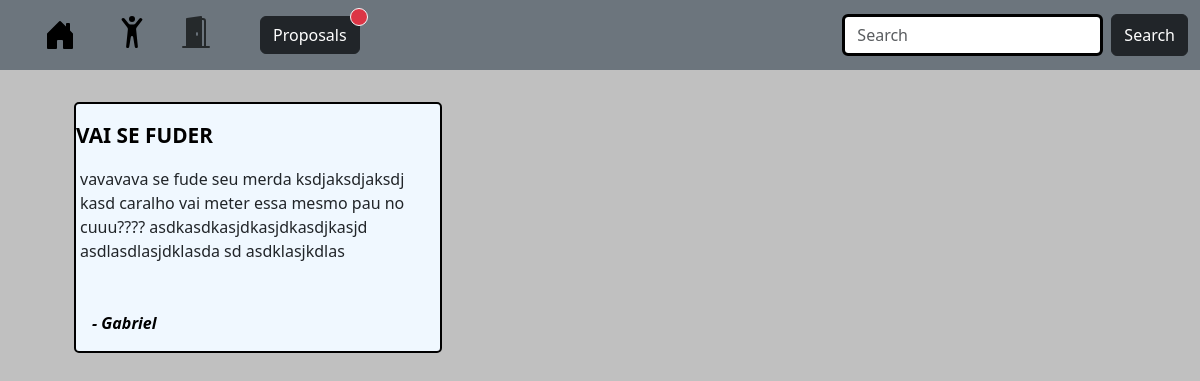
Screenshot of /profile/proposals/waiting (signed in) with the database file from the repository.
### home/models.py (models this page shows, shortened)
class Proposal(models.Model):
    title = models.CharField(_('Title'), max_length=40, blank=False)
    details = models.CharField(_('Details'), max_length=600, blank=False)
    contractor = models.ForeignKey('CustomUser', on_delete=models.CASCADE, related_name='proposals_made')
    freelancer = models.ForeignKey('CustomUser',on_delete=models.CASCADE, related_name='proposals_receive', default=0)
    status = models.CharField(_('Status'), default='waiting', max_length=8)
    def get_absolute_url(self):
        return reverse("proposal-detail", args=[str(self.id)])

class CustomUser(AbstractUser):
    profile_pic = models.ImageField(_('Profile Picture'), upload_to='profile_img/',blank=True, default='/profile_img/standard.png')
    birth_date = models.DateField(_('Birth Date'), null=True,blank=True)
    phone = models.CharField(_('Phone Number'), max_length=15,help_text='Type your number')
    description = models.TextField(_('Description'), max_length=350, blank=True, null=True)
    city = models.CharField(max_length=70, blank=True, null=True)
    job = models.ManyToManyField('Job', related_name='users')
    genre = models.ForeignKey('Genre', related_name='users', on_delete=models.SET_NULL, null=True,blank=True)
    price_average = models.FloatField(_('Price Average'), blank=True, null=True)
    is_contractor = models.BooleanField(_('Is Contractor'), default=True, help_text='Check this box if you want hire a job instead make a freelancer')
    email = models.EmailField('E-mail')
    brazil_states = (
    ('AC', 'Acre'),
    ('AL', 'Alagoas'),
    ('AP', 'Amapá'),
    ('AM', 'Amazonas'),
    ('BA', 'Bahia'),
    ('CE', 'Ceará'),
    ('DF', 'Distrito Federal'),
    ('ES', 'Espírito Santo'),
    ('GO', 'Goiás'),
    ('MA', 'Maranhão'),
    ('MT', 'Mato Grosso'),
    ('MS', 'Mato Grosso do Sul'),
    ('MG', 'Minas Gerais'),
    ('PA', 'Pará'),
    ('PB', 'Paraíba'),
    ('PR', 'Paraná'),
    ('PE', 'Pernambuco'),
    ('PI', 'Piauí'),
    ('RJ', 'Rio de Janeiro'),
    ('RN', 'Rio Grande do Norte'),
    ('RS', 'Rio Grande do Sul'),
    ('RO', 'Rondônia'),
    ('RR', 'Roraima'),
    ('SC', 'Santa Catarina'),
    ('SP', 'São Paulo'),
    ('SE', 'Sergipe'),
    ('TO', 'Tocantins'))
    uf = models.CharField(max_length=2, choices=brazil_states, help_text='Select the state where you live', blank=True,null=True)
    class Meta:
        ordering = ['price_average']
        verbose_name = 'User'
        verbose_name_plural = 'Users'

### home/views.py (the view)
# urls.py: path('profile/proposals/<slug:status>', views.ProposalList.as_view(),name='proposal-list'),
class ProposalList(LoginRequiredMixin, ListView):
    model = Proposal
    template_name = 'proposal_list.html'
    context_object_name = 'proposals'
    paginate_by = 6
    def get_queryset(self):
        freelancer = self.request.user
        status = self.kwargs.get('status')
        return Proposal.objects.filter(freelancer=freelancer.id, status=status)

### home/context_processors.py (called while the page is built)
def proposal_status(request):
    has_prop_wait = False
    if request.user.is_authenticated:
        user = request.user
        proposal = CustomUser.objects.filter(proposals_receive__status='waiting', id=user.id)
        if proposal:
            has_prop_wait = True
    return {'has_prop_wait': has_prop_wait}

### home/templates/proposal_list.html (shortened to what this page needs)
{% extends "base.html" %}
{% load static %}
{% block extra_styles %}
    <link rel="stylesheet" href={% static "/css/proposals-list.css" %}>
{% endblock %}
{% block content %}
    <div class="container">
        <div class="row">
            {% for p in proposals %}
                <div class="col-md-4 d-flex align-items-stretch">
                    <div class="proposal">
                        <div class="content">
                            <div class="row">
                                <a class="title" href="{{p.get_absolute_url}}" >{{p.title}}</a>
                            </div>
                            <div class="row">
                                <p class="details">{{p.details|truncatechars:200}}</p>
                            </div>
                            <div class="row">
                                <a class="contractor" href="{% url "user-detail" pk=p.contractor.id %}"> - {{p.contractor.first_name}}</a>
                            </div>
                        </div>
                    </div>
                </div>
            {% endfor %}
        </div>
    </div>
{% endblock %}

### home/static/css/proposals-list.css (style rules this page uses)
.proposal { background-color: aliceblue; min-width: 23rem; min-height: 14rem; border: 2px solid black; border-radius: 5px; margin: 2rem; display: flex; justify-content: center; }
.title { text-decoration: none; color: black; font-weight: 700; margin-top: 1rem; font-size: 1.3rem; }
.details { padding: 1rem; }
.contractor { text-decoration: none; color: black; font-weight: 600; font-style: italic; margin: 1rem; }

### rows the page displays
Proposal: title "VAI SE FUDER", details "vavavava se fude seu merda ksdjaksdjaksdj kasd caralho vai meter essa mesmo pau no cuuu???? asdkasdkasjdkasjdkasdjkasjd asdlasdlasjdklasda sd asdklasjkdlas", contractor.first_name "Gabriel"
